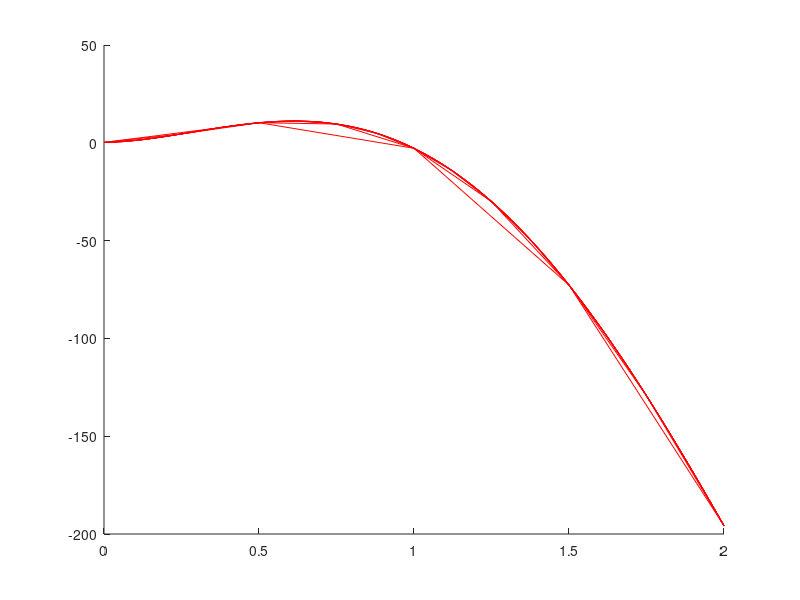

Write the MATLAB code that produced this figure.
function Trapezoidal_Rule()
    figure; hold on
    x = 0:0.1:2;
    p = [25 -120 90 2 0.2];
    y = polyval(p, x);
    plot(x,y);
    for j = 1:7
        n = 2^j;
        p = [25 -120 90 2 0.2];
        x = 0:1/n:2;
        y = polyval(p, x);
        plot(x, y, 'r');
        h = (x(length(x)) - x(1))/length(x);
        res = y(1) + y(length(y));
        for i = 2:length(y)-1
            res = res + 2*y(i);
        end
        integral_sol(j) = (h*res)/2;
    end
    disp('Using Trapezoidal Rule')
    disp('n Approximation')
    for j = 1:7
        disp(['n = ', num2str(2^j, '%d'), '     ', num2str(integral_sol(j), '%1.10f')])
       
end
